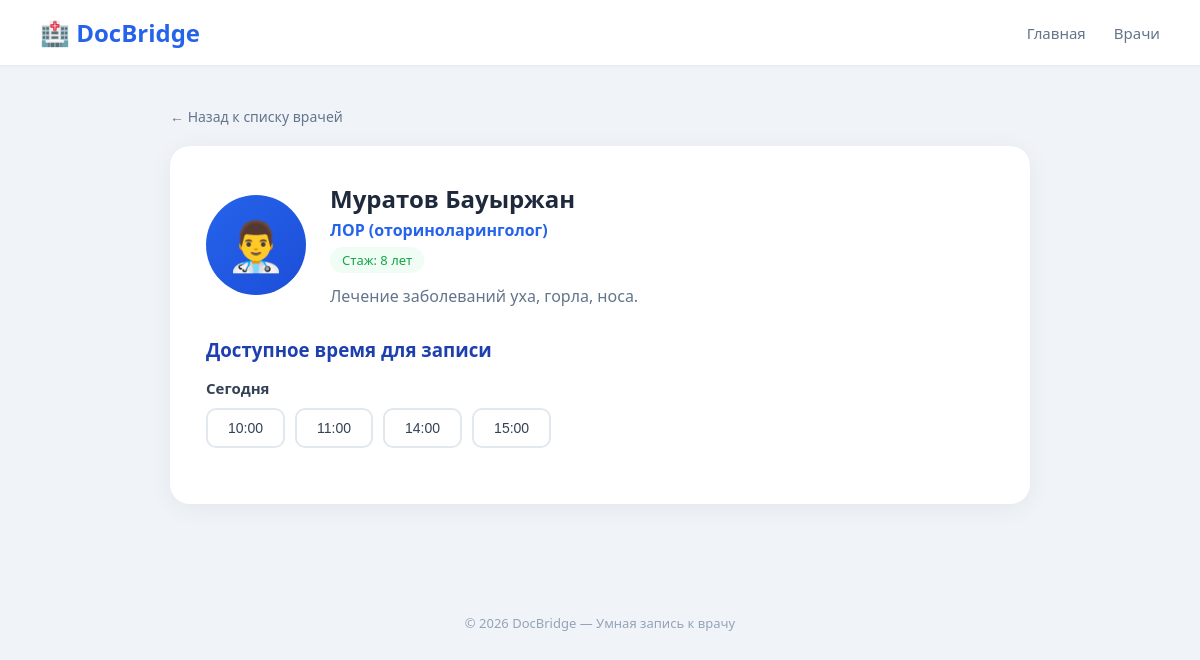
The page /doctor/2 on the database its author committed.
### tables this page shows
CREATE TABLE doctors (
            id INTEGER PRIMARY KEY AUTOINCREMENT,
            name TEXT NOT NULL,
            specialization TEXT NOT NULL,
            experience_years INTEGER,
            photo_url TEXT,
            description TEXT
        );

CREATE TABLE slots (
            id INTEGER PRIMARY KEY AUTOINCREMENT,
            doctor_id INTEGER NOT NULL,
            date TEXT NOT NULL,
            time TEXT NOT NULL,
            is_booked INTEGER DEFAULT 0,
            FOREIGN KEY (doctor_id) REFERENCES doctors (id)
        );

### app.py (the view)
@app.route('/doctor/<int:doctor_id>')
def doctor_detail(doctor_id):
    conn = get_db()
    cursor = conn.cursor()
    cursor.execute('SELECT * FROM doctors WHERE id = ?', (doctor_id,))
    doctor = cursor.fetchone()
    if not doctor:
        conn.close()
        return "Врач не найден", 404
    slots = get_available_slots(doctor_id)
    today = datetime.now().strftime('%Y-%m-%d')
    tomorrow = (datetime.now() + timedelta(days=1)).strftime('%Y-%m-%d')
    conn.close()
    return render_template('doctor.html',
                         doctor=doctor,
                         slots=slots,
                         today=today,
                         tomorrow=tomorrow)

### app.py (called while the page is built)
def get_available_slots(doctor_id):
    conn = get_db()
    cursor = conn.cursor()
    cursor.execute(
        '''SELECT * FROM slots
           WHERE doctor_id = ? AND is_booked = 0 AND date >= date('now')
           ORDER BY date, time''',
        (doctor_id,)
    )
    slots = cursor.fetchall()
    conn.close()
    return slots

### models.py (called while the page is built)
def get_db():
    conn = sqlite3.connect(DATABASE)
    conn.row_factory = sqlite3.Row
    return conn

### templates/doctor.html (shortened to what this page needs)
{% extends "base.html" %}
{% block content %}
<a href="/doctors" class="back-link">← Назад к списку врачей</a>
<div class="doctor-profile">
    <div class="doctor-profile-header">
        <div class="doctor-profile-avatar">{{ doctor.photo_url or '👨‍⚕️' }}</div>
        <div class="doctor-profile-info">
            <h2>{{ doctor.name }}</h2>
            <p class="spec">{{ doctor.specialization }}</p>
            <span class="exp-badge">Стаж: {{ doctor.experience_years }} лет</span>
            {% if doctor.description %}
            <p style="margin-top:12px;color:#64748b;">{{ doctor.description }}</p>
            {% endif %}
        </div>
    </div>
    <div class="slots-section">
        <h3>Доступное время для записи</h3>
        {% if slots %}
            {% set dates = [] %}
            {% for slot in slots %}
                {% if slot.date not in dates %}
                    {% set _ = dates.append(slot.date) %}
                {% endif %}
            {% endfor %}
            {% for date in dates %}
                <div class="slot-date-group">
                    <p class="slot-date">
                        {% if date == today %}
                            Сегодня
                        {% elif date == tomorrow %}
                            Завтра
                        {% else %}
                            {{ date }}
                        {% endif %}
                    </p>
                    <div class="slots-row">
                        {% for slot in slots %}
                            {% if slot.date == date %}
                                <button class="slot-btn"
                                    data-slot-id="{{ slot.id }}"
                                    data-date="{{ slot.date }}"
                                    data-time="{{ slot.time }}"
                                    onclick="selectSlot(this, {{ slot.id }}, '{{ slot.date }}', '{{ slot.time }}')">
                                    {{ slot.time }}
                                </button>
                            {% endif %}
                        {% endfor %}
                    </div>
                </div>
            {% endfor %}
        {% else %}
            <p style="color:#94a3b8;">Свободных слотов пока нет.</p>
        {% endif %}
    </div>
</div>
{% endblock %}

### static/css/style.css (style rules this page uses)
* { margin: 0; padding: 0; box-sizing: border-box; }
body { font-family: 'Segoe UI', Tahoma, Geneva, Verdana, sans-serif; background: #f0f4f8; color: #1e293b; min-height: 100vh; }
.slots-section { margin-top: 30px; }
.slots-section h3 { color: #1e40af; margin-bottom: 16px; }
.slot-date-group { margin-bottom: 20px; }
.slot-date { font-weight: 600; color: #334155; margin-bottom: 10px; font-size: 15px; }
.slots-row { display: flex; flex-wrap: wrap; gap: 10px; }
.slot-btn { padding: 10px 20px; border: 2px solid #e2e8f0; border-radius: 10px; background: white; cursor: pointer; font-size: 14px; font-weight: 500; color: #334155; }
.doctor-profile { background: white; border-radius: 20px; padding: 36px; box-shadow: 0 4px 24px rgba(0,0,0,0.06); }
.doctor-profile-header { display: flex; gap: 24px; align-items: center; margin-bottom: 30px; }
.doctor-profile-avatar { width: 100px; height: 100px; background: linear-gradient(135deg, #2563eb, #1d4ed8); border-radius: 50%; display: flex; align-items: center; justify-content: center; font-size: 48px; flex-shrink: 0; }
.doctor-profile-info h2 { font-size: 24px; color: #1e293b; margin-bottom: 4px; }
.doctor-profile-info .spec { color: #2563eb; font-weight: 600; font-size: 16px; }
.exp-badge { display: inline-block; background: #f0fdf4; color: #16a34a; padding: 4px 12px; border-radius: 20px; font-size: 13px; font-weight: 500; margin-top: 6px; }
.back-link { display: inline-flex; align-items: center; gap: 6px; color: #64748b; text-decoration: none; font-size: 14px; margin-bottom: 20px; }

### rows shown on the page
doctors: photo_url "👨‍⚕️", name "Муратов Бауыржан", specialization "ЛОР (оториноларинголог)", experience_years "8", description "Лечение заболеваний уха, горла, носа."
slots: date "Сегодня", time "10:00"
slots: time "11:00"
slots: time "14:00"
slots: time "15:00"
